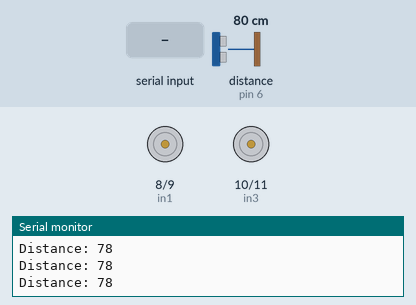
A sketch run on a simulated Arduino Uno, built with avr-gcc and run on an emulated ATmega328P. Shown: motor-driver pin pairs drawn as motors (green arrow = first pin HIGH = forward, orange = second pin HIGH = backward, longer = more drive), the last lines printed to the serial monitor. Wiring (inferred from the names in the program): ultrasonic range finder: trigger pin 3; echo pin 6. Inputs (shaded band) come from the test bench; at power-on: distance to the obstacle (sensor on pin 6) 80 cm. The echo pulse lasts 58.3 µs per cm.

Above: at 1.2 s.
1.3 s: "F" received over Serial
At 2.4 s:
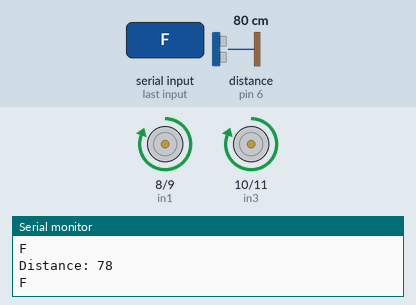
2.8 s: "B" received over Serial
At 3.7 s:
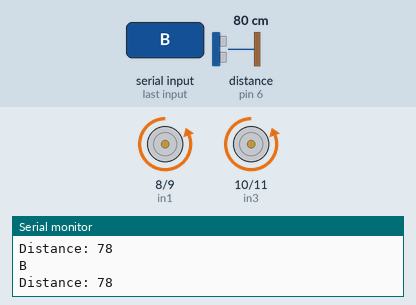
4.3 s: "R" received over Serial
At 4.9 s:
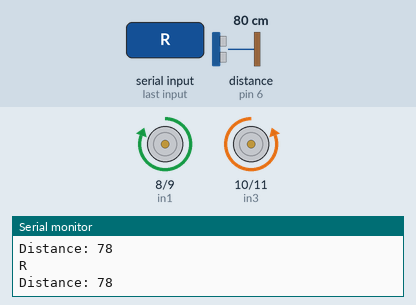
5.8 s: "L" received over Serial
At 6.2 s:
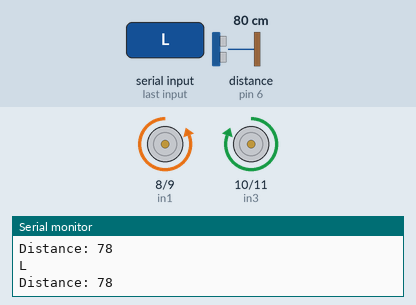
7.3 s: distance to the obstacle (sensor on pin 6) set to 22 cm
8.8 s: distance to the obstacle (sensor on pin 6) set to 18 cm
At 9.5 s:
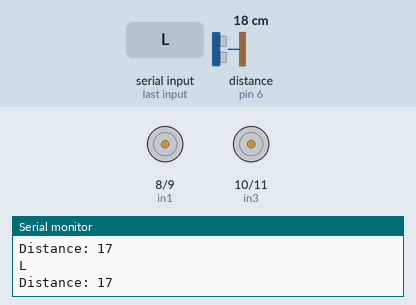
Timing chart, 0 to 11.8 s (numbered marks = the images above; inputs shaded):
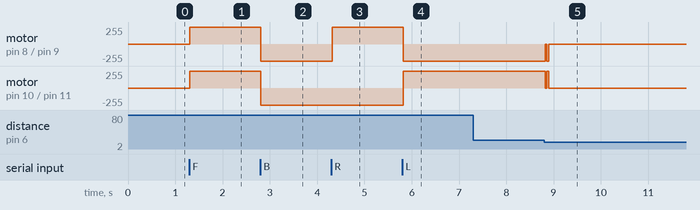

The sketch:

running_code_easy_drive.ino
```cpp
//motor A

#define in1 8
#define in2 9
//motor b

#define in3 10
#define in4 11

const int trigPin = 3;
const int echoPin = 6;

long duration;
int distance;
char estado ;
void setup() {
Serial.begin(9600);
 pinMode(in1, OUTPUT);
  pinMode(in2, OUTPUT);
  pinMode(in3, OUTPUT);
  pinMode(in4, OUTPUT);
pinMode(trigPin, OUTPUT); // Sets the trigPin as an Output
pinMode(echoPin, INPUT); // Sets the echoPin as an Input

}
void loop() {
// Clears the trigPin
AA:digitalWrite(trigPin, LOW);
delayMicroseconds(2);
// Sets the trigPin on HIGH state for 10 micro seconds
digitalWrite(trigPin, HIGH);
delayMicroseconds(10);
digitalWrite(trigPin, LOW);
// Reads the echoPin, returns the sound wave travel time in microseconds
duration = pulseIn(echoPin, HIGH);
// Calculating the distance
distance= duration*0.034/2;
// Prints the distance on the Serial Monitor
Serial.print("Distance: ");
Serial.println(distance);


if(Serial.available()>0){
estado = Serial.read();
}

if(estado=='F')
 { Serial.println(estado);

digitalWrite(in1, HIGH);
  digitalWrite(in2, LOW);
  digitalWrite(in3, HIGH);
  digitalWrite(in4, LOW);
}

if(estado=='B'){
    Serial.println(estado);

  digitalWrite(in1, LOW);
  digitalWrite(in2,HIGH);
  digitalWrite(in3, LOW);
  digitalWrite(in4, HIGH);
  }


if(estado=='R'){
    Serial.println(estado);

 digitalWrite(in1, HIGH);
 digitalWrite(in2, LOW);
 digitalWrite(in3, LOW);
 digitalWrite(in4, HIGH);
}
if(estado=='L'){
    Serial.println(estado);
 digitalWrite(in1, LOW);
  digitalWrite(in2, HIGH);
  digitalWrite(in3, HIGH);
  digitalWrite(in4, LOW);
}
if(estado=='S'){
    Serial.println(estado);
  digitalWrite(in1,LOW);
 digitalWrite(in2, LOW);
 digitalWrite(in3, LOW);
 digitalWrite(in4, LOW);
}

 for ( int i=0; distance<=18;i++)
 {digitalWrite(in1, LOW);
  digitalWrite(in2,LOW);
  digitalWrite(in3, LOW);
  digitalWrite(in4,LOW);
  goto AA;
  }
}
```

Measured:
- the behaviour switches between 20 and 19 cm on distance to the obstacle (sensor on pin 6) (found by bisection; images 4 and 5)
- after the input at 1.3 s, motor on pin 8 (in1) / pin 9 (in2), motor on pin 10 (in3) / pin 11 (in4): stopped → forward 255/255 at once
- after the input at 2.8 s, motor on pin 8 (in1) / pin 9 (in2), motor on pin 10 (in3) / pin 11 (in4): forward 255/255 → backward 255/255 at once
- after the input at 4.3 s, motor on pin 8 (in1) / pin 9 (in2): backward 255/255 → forward 255/255 at once
- after the input at 5.8 s, motor on pin 8 (in1) / pin 9 (in2): forward 255/255 → backward 255/255 at once; motor on pin 10 (in3) / pin 11 (in4): backward 255/255 → forward 255/255 at once
- after the input at 8.8 s, motor on pin 8 (in1) / pin 9 (in2): backward 255/255 → stopped at once; motor on pin 10 (in3) / pin 11 (in4): forward 255/255 → stopped at once
